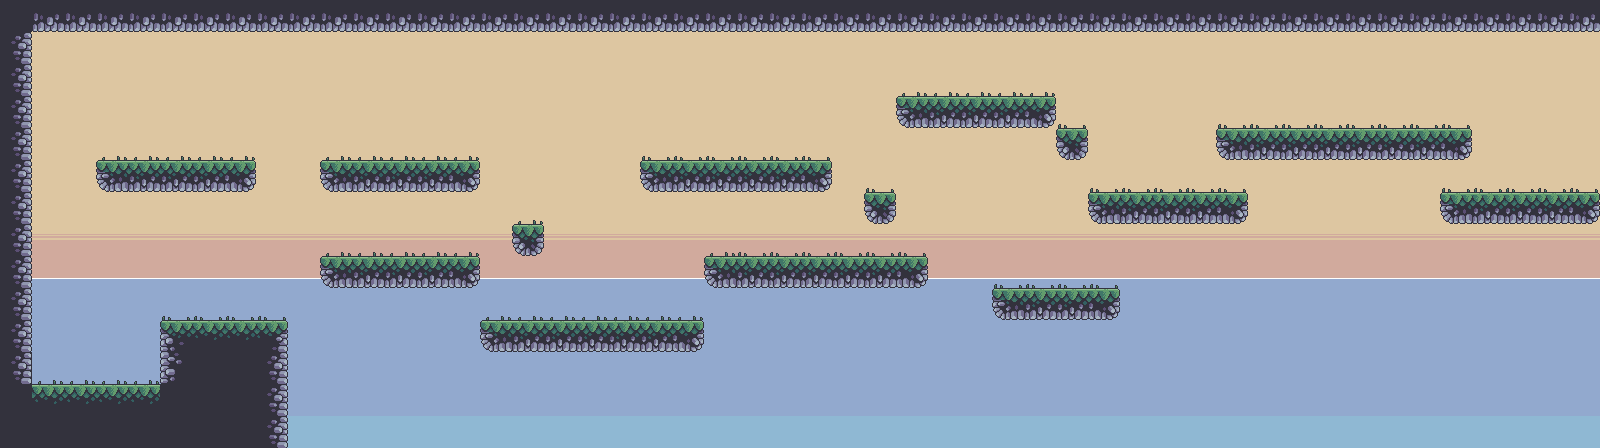

This game map was drawn from its Tiled (.tmx) file and the tilesets committed beside it. A one-line description and the trimmed map source follow:
An orthogonal 50x14 tile map with 32x32 px tiles, 5 tile layers (Background, Wall, Ground - back, Ground - upper, ...), 4 tilesets and 113 objects.

<map version="1.9" tiledversion="1.9.2" orientation="orthogonal" renderorder="right-down" width="50" height="14" tilewidth="32" tileheight="32" infinite="0" nextlayerid="33" nextobjectid="409">
 <properties>
  <property name="brightness" value="0.8" />
 </properties>
 <tileset firstgid="1" source="outside_sprites.tsx" />
 <tileset firstgid="49" source="playing_bg_img.tsx" />
 <tileset firstgid="97" name="water" tilewidth="32" tileheight="32" tilecount="1" columns="1">
  <image source="water.png" width="32" height="32" />
 </tileset>
 <tileset firstgid="98" source="grass_atlas.tsx" />
 <objectgroup id="1" name="Ground">
  <object id="229" x="32" y="384">
   <polyline points="0,0 128,0" />
  </object>
  <object id="383" x="160" y="320">
   <polyline points="0,0 128,0" />
  </object>
  <object id="384" x="96" y="160">
   <polyline points="0,0 160,0" />
  </object>
  <object id="385" x="320" y="160">
   <polyline points="0,0 160,0" />
  </object>
  <object id="386" x="320" y="256">
   <polyline points="0,0 160,0" />
  </object>
  <object id="387" x="480" y="320">
   <polyline points="0,0 224,0" />
  </object>
  <object id="388" x="640" y="160">
   <polyline points="0,0 192,0" />
  </object>
  <object id="389" x="704" y="256">
   <polyline points="0,0 224,0" />
  </object>
  <object id="390" x="896" y="96">
   <polyline points="0,0 160,0" />
  </object>
  <object id="391" x="992" y="288">
   <polyline points="0,0 128,0" />
  </object>
  <object id="392" x="1088" y="192">
   <polyline points="0,0 160,0" />
  </object>
  <object id="393" x="1216" y="128">
   <polyline points="0,0 256,0" />
  </object>
  <object id="394" x="1440" y="192">
   <polyline points="0,0 160,0" />
  </object>
 </objectgroup>
 <objectgroup id="2" name="Platform">
  <object id="369" x="96" y="160" width="160" height="32" />
  <object id="370" x="320" y="160" width="160" height="32" />
  <object id="371" x="320" y="256" width="160" height="32" />
  <object id="372" x="512" y="224" width="32" height="32" />
  <object id="373" x="480" y="320" width="224" height="32" />
  <object id="374" x="640" y="160" width="192" height="32" />
  <object id="375" x="864" y="192" width="32" height="32" />
  <object id="376" x="704" y="256" width="224" height="32" />
  <object id="377" x="896" y="96" width="160" height="32" />
  <object id="378" x="1056" y="128" width="32" height="32" />
  <object id="379" x="1088" y="192" width="160" height="32" />
  <object id="380" x="992" y="288" width="128" height="32" />
  <object id="381" x="1216" y="128" width="256" height="32" />
  <object id="382" x="1440" y="192" width="160" height="32" />
 </objectgroup>
 <objectgroup id="3" name="Wall">
  <object id="365" x="32" y="32">
   <polyline points="0,0 0,352" />
  </object>
  <object id="366" x="160" y="320">
   <polyline points="0,0 0,64" />
  </object>
  <object id="367" x="288" y="320">
   <polyline points="0,0 0,128" />
  </object>
  <object id="368" x="1600" y="32">
   <polyline points="0,0 0,128" />
  </object>
  <object id="396" x="512" y="64">
   <polyline points="0,0 0,32" />
  </object>
 </objectgroup>
 <objectgroup id="4" name="CliffMarker">
  <object id="201" x="736" y="288">
   <polyline points="0,0 0,32" />
  </object>
  <object id="351" x="96" y="128">
   <polyline points="0,0 0,32" />
  </object>
  <object id="352" x="256" y="128">
   <polyline points="0,0 0,32" />
  </object>
  <object id="353" x="320" y="128">
   <polyline points="0,0 0,32" />
  </object>
  <object id="355" x="480" y="288">
   <polyline points="0,0 0,32" />
  </object>
  <object id="356" x="704" y="288">
   <polyline points="0,0 0,32" />
  </object>
  <object id="357" x="704" y="224">
   <polyline points="0,0 0,32" />
  </object>
  <object id="358" x="928" y="256">
   <polyline points="0,0 0,-32" />
  </object>
  <object id="359" x="1216" y="96">
   <polyline points="0,0 0,32" />
  </object>
  <object id="360" x="1472" y="96">
   <polyline points="0,0 0,32" />
  </object>
  <object id="361" x="1600" y="160">
   <polyline points="0,0 0,32" />
  </object>
  <object id="363" x="1056" y="64">
   <polyline points="0,0 0,32" />
  </object>
  <object id="364" x="896" y="64">
   <polyline points="0,0 0,32" />
  </object>
 </objectgroup>
 <objectgroup id="5" name="Player">
  <object id="349" x="190" y="287" width="19" height="26" />
 </objectgroup>
 <objectgroup id="6" name="Box">
  <object id="338" x="102" y="139" width="25" height="18" />
  <object id="339" x="522" y="300" width="25" height="18" />
  <object id="340" x="899" y="75" width="25" height="18" />
  <object id="341" x="1276" y="109" width="25" height="18" />
 </objectgroup>
 <objectgroup id="7" name="Spike">
  <object id="334" x="127" y="366" width="32" height="16" />
  <object id="335" x="1441" y="174" width="32" height="16" />
  <object id="336" x="1216" y="174" width="32" height="16" />
  <object id="337" x="1089" y="272" width="32" height="16" />
 </objectgroup>
 <objectgroup id="8" name="Cannon">
  <object id="329" x="665" y="292" width="40" height="26" />
  <object id="331" x="788" y="132" width="40" height="26" />
  <object id="332" x="1430" y="101" width="40" height="26" />
 </objectgroup>
 <objectgroup id="9" name="Water">
  <object id="287" x="288" y="384" width="32" height="32" />
  <object id="288" x="320" y="384" width="32" height="32" />
  <object id="289" x="352" y="384" width="32" height="32" />
  <object id="290" x="384" y="384" width="32" height="32" />
  <object id="291" x="416" y="384" width="32" height="32" />
  <object id="292" x="448" y="384" width="32" height="32" />
  <object id="293" x="480" y="384" width="32" height="32" />
  <object id="294" x="512" y="384" width="32" height="32" />
  <object id="295" x="544" y="384" width="32" height="32" />
  <object id="296" x="576" y="384" width="32" height="32" />
  <object id="297" x="608" y="384" width="32" height="32" />
  <object id="298" x="640" y="384" width="32" height="32" />
  <object id="299" x="672" y="384" width="32" height="32" />
  <object id="300" x="704" y="384" width="32" height="32" />
  <object id="301" x="736" y="384" width="32" height="32" />
  <object id="302" x="768" y="384" width="32" height="32" />
  <object id="303" x="800" y="384" width="32" height="32" />
  <object id="304" x="832" y="384" width="32" height="32" />
  <object id="305" x="864" y="384" width="32" height="32" />
  <object id="306" x="896" y="384" width="32" height="32" />
  <object id="307" x="928" y="384" width="32" height="32" />
  <object id="308" x="960" y="384" width="32" height="32" />
  <object id="309" x="992" y="384" width="32" height="32" />
  <object id="310" x="1024" y="384" width="32" height="32" />
  <object id="311" x="1056" y="384" width="32" height="32" />
  <object id="312" x="1088" y="384" width="32" height="32" />
  </objectgroup>
 <objectgroup id="10" name="TreeOne">
  <!-- 3 objects omitted --></objectgroup>
 <objectgroup id="11" name="TreeTwo">
  <!-- 2 objects omitted --></objectgroup>
 <objectgroup id="12" name="TreeThree">
  <!-- 4 objects omitted --></objectgroup>
 <objectgroup id="13" name="Crabby">
  <!-- 6 objects omitted --></objectgroup>
 <objectgroup id="14" name="Shark" />
 <objectgroup id="15" name="PinkStar" />
 <layer id="16" name="Background" width="50" height="14">
  <data>[700 cells, 700 non-empty, 39 distinct tile ids]</data>
 </layer>
 <layer id="17" name="Wall" width="50" height="14">
  <data>[700 cells, 0 non-empty, 0 distinct tile ids]</data>
 </layer>
 <layer id="18" name="Ground - back" width="50" height="14">
  <data>[700 cells, 146 non-empty, 9 distinct tile ids]</data>
 </layer>
 <layer id="19" name="Ground - upper" width="50" height="14">
  <data>[700 cells, 61 non-empty, 3 distinct tile ids]</data>
 </layer>
 <layer id="20" name="Objects" width="50" height="14">
  <data>[700 cells, 108 non-empty, 6 distinct tile ids]</data>
 </layer>
</map>
<!-- 30 of 113 objects omitted -->
